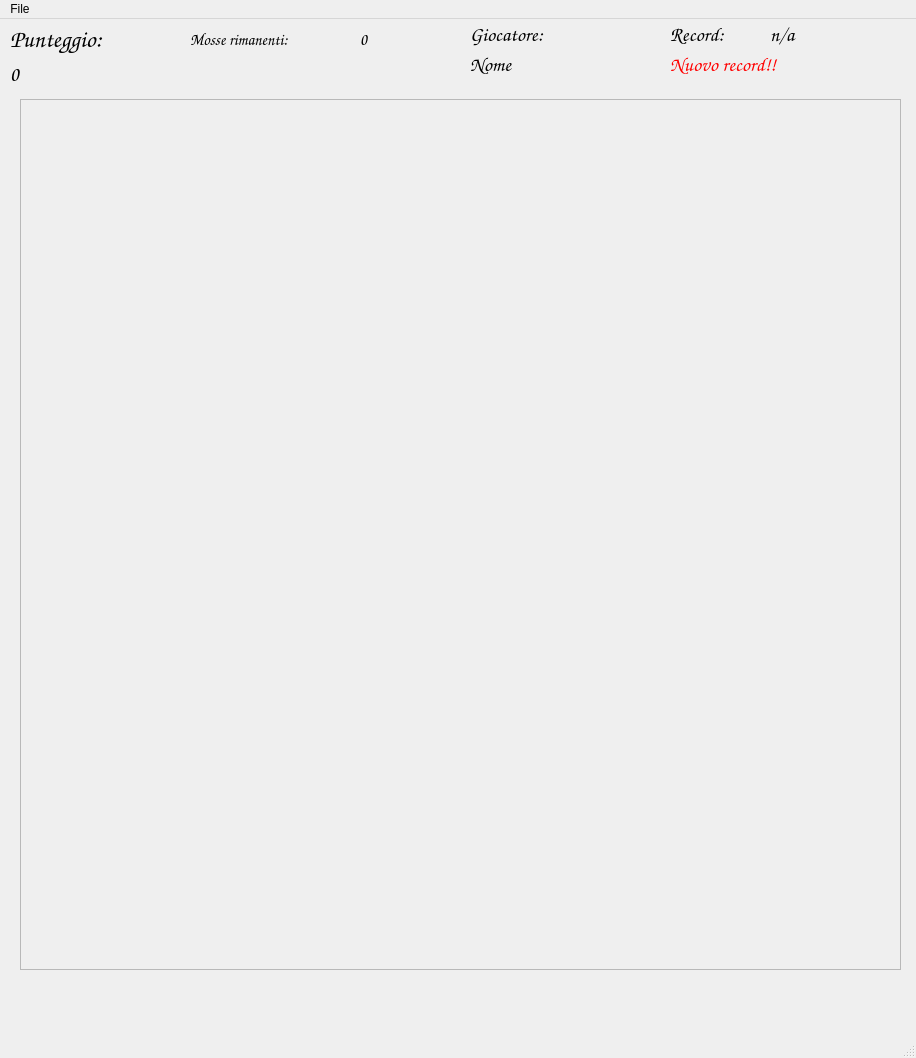
<?xml version="1.0" encoding="UTF-8"?>
<ui version="4.0">
 <class>FinestraGioco</class>
 <widget class="QMainWindow" name="FinestraGioco">
  <property name="geometry">
   <rect>
    <x>0</x>
    <y>0</y>
    <width>916</width>
    <height>1058</height>
   </rect>
  </property>
  <property name="sizePolicy">
   <sizepolicy hsizetype="Fixed" vsizetype="Fixed">
    <horstretch>0</horstretch>
    <verstretch>0</verstretch>
   </sizepolicy>
  </property>
  <property name="windowTitle">
   <string>Candy Crush!</string>
  </property>
  <widget class="QWidget" name="centralwidget">
   <widget class="QFrame" name="AreaGioco">
    <property name="geometry">
     <rect>
      <x>20</x>
      <y>80</y>
      <width>881</width>
      <height>871</height>
     </rect>
    </property>
    <property name="font">
     <font>
      <stylestrategy>PreferAntialias</stylestrategy>
     </font>
    </property>
    <property name="frameShape">
     <enum>QFrame::StyledPanel</enum>
    </property>
    <property name="frameShadow">
     <enum>QFrame::Raised</enum>
    </property>
   </widget>
   <widget class="QLabel" name="labelPunteggio">
    <property name="geometry">
     <rect>
      <x>10</x>
      <y>0</y>
      <width>151</width>
      <height>41</height>
     </rect>
    </property>
    <property name="font">
     <font>
      <family>Comic Sans MS</family>
      <pointsize>18</pointsize>
      <weight>75</weight>
      <bold>true</bold>
     </font>
    </property>
    <property name="text">
     <string>Punteggio:</string>
    </property>
   </widget>
   <widget class="QLabel" name="labelPunti">
    <property name="geometry">
     <rect>
      <x>10</x>
      <y>40</y>
      <width>111</width>
      <height>31</height>
     </rect>
    </property>
    <property name="font">
     <font>
      <family>Comic Sans MS</family>
      <pointsize>15</pointsize>
      <weight>75</weight>
      <bold>true</bold>
     </font>
    </property>
    <property name="text">
     <string>0</string>
    </property>
   </widget>
   <widget class="QLabel" name="labelNome">
    <property name="geometry">
     <rect>
      <x>470</x>
      <y>30</y>
      <width>161</width>
      <height>31</height>
     </rect>
    </property>
    <property name="font">
     <font>
      <family>Comic Sans MS</family>
      <pointsize>15</pointsize>
      <weight>75</weight>
      <bold>true</bold>
     </font>
    </property>
    <property name="text">
     <string notr="true">Nome</string>
    </property>
   </widget>
   <widget class="QLabel" name="labelMosseRimastetxt">
    <property name="geometry">
     <rect>
      <x>190</x>
      <y>0</y>
      <width>251</width>
      <height>41</height>
     </rect>
    </property>
    <property name="font">
     <font>
      <family>Comic Sans MS</family>
      <pointsize>12</pointsize>
      <weight>75</weight>
      <bold>true</bold>
     </font>
    </property>
    <property name="text">
     <string>Mosse rimanenti:</string>
    </property>
   </widget>
   <widget class="QLabel" name="labelMosseRimaste">
    <property name="geometry">
     <rect>
      <x>360</x>
      <y>0</y>
      <width>51</width>
      <height>41</height>
     </rect>
    </property>
    <property name="font">
     <font>
      <family>Comic Sans MS</family>
      <pointsize>12</pointsize>
      <weight>75</weight>
      <bold>true</bold>
     </font>
    </property>
    <property name="text">
     <string>0</string>
    </property>
   </widget>
   <widget class="QLabel" name="labelGiocatore">
    <property name="geometry">
     <rect>
      <x>470</x>
      <y>0</y>
      <width>221</width>
      <height>31</height>
     </rect>
    </property>
    <property name="font">
     <font>
      <family>Comic Sans MS</family>
      <pointsize>15</pointsize>
      <weight>75</weight>
      <bold>true</bold>
     </font>
    </property>
    <property name="text">
     <string notr="true">Giocatore:</string>
    </property>
   </widget>
   <widget class="QLabel" name="labelGiocatore_2">
    <property name="geometry">
     <rect>
      <x>670</x>
      <y>0</y>
      <width>221</width>
      <height>31</height>
     </rect>
    </property>
    <property name="font">
     <font>
      <family>Comic Sans MS</family>
      <pointsize>15</pointsize>
      <weight>75</weight>
      <bold>true</bold>
     </font>
    </property>
    <property name="text">
     <string notr="true">Record:</string>
    </property>
   </widget>
   <widget class="QLabel" name="labelRecord">
    <property name="geometry">
     <rect>
      <x>770</x>
      <y>0</y>
      <width>221</width>
      <height>31</height>
     </rect>
    </property>
    <property name="font">
     <font>
      <family>Comic Sans MS</family>
      <pointsize>15</pointsize>
      <weight>75</weight>
      <bold>true</bold>
     </font>
    </property>
    <property name="text">
     <string notr="true">n/a</string>
    </property>
   </widget>
   <widget class="QLabel" name="label_new_record">
    <property name="geometry">
     <rect>
      <x>670</x>
      <y>30</y>
      <width>221</width>
      <height>31</height>
     </rect>
    </property>
    <property name="font">
     <font>
      <family>Comic Sans MS</family>
      <pointsize>15</pointsize>
      <weight>75</weight>
      <bold>true</bold>
     </font>
    </property>
    <property name="styleSheet">
     <string notr="true">color: red</string>
    </property>
    <property name="inputMethodHints">
     <set>Qt::ImhNone</set>
    </property>
    <property name="text">
     <string notr="true">Nuovo record!!</string>
    </property>
   </widget>
  </widget>
  <widget class="QMenuBar" name="menubar">
   <property name="geometry">
    <rect>
     <x>0</x>
     <y>0</y>
     <width>916</width>
     <height>26</height>
    </rect>
   </property>
   <widget class="QMenu" name="menuFile">
    <property name="title">
     <string>File</string>
    </property>
    <addaction name="actionNuova_partita"/>
    <addaction name="actionMossa_intelligiente"/>
    <addaction name="separator"/>
    <addaction name="actionEsci"/>
   </widget>
   <addaction name="menuFile"/>
  </widget>
  <widget class="QStatusBar" name="statusbar"/>
  <action name="actionNuova_partita">
   <property name="text">
    <string>Nuova partita...</string>
   </property>
  </action>
  <action name="actionEsci">
   <property name="text">
    <string>Esci</string>
   </property>
  </action>
  <action name="actionMossa_intelligiente">
   <property name="text">
    <string>Mossa intelligente...</string>
   </property>
  </action>
 </widget>
 <resources/>
 <connections/>
</ui>
